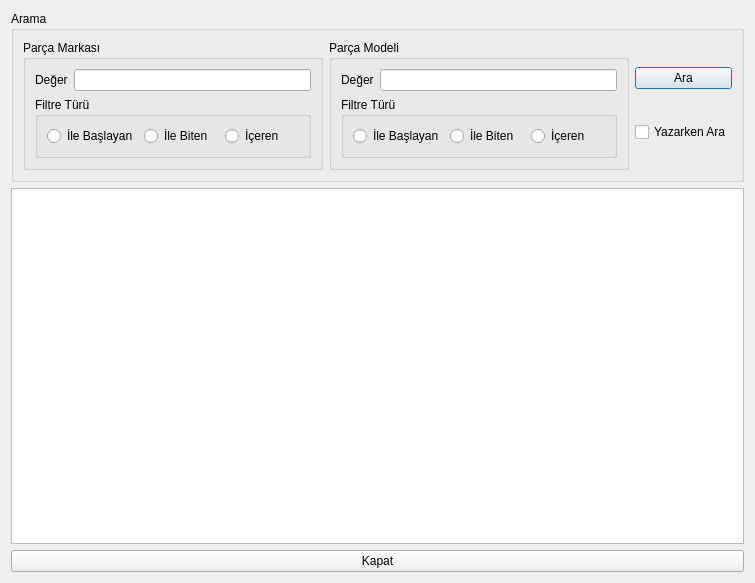
<?xml version="1.0" encoding="UTF-8"?>
<ui version="4.0">
 <class>TKNIslemciListe</class>
 <widget class="QDialog" name="TKNIslemciListe">
  <property name="geometry">
   <rect>
    <x>0</x>
    <y>0</y>
    <width>755</width>
    <height>583</height>
   </rect>
  </property>
  <property name="windowTitle">
   <string>Dialog</string>
  </property>
  <layout class="QVBoxLayout" name="verticalLayout_4">
   <item>
    <widget class="QGroupBox" name="groupBox">
     <property name="title">
      <string>Arama</string>
     </property>
     <layout class="QHBoxLayout" name="horizontalLayout_7">
      <item>
       <widget class="QGroupBox" name="groupBox_2">
        <property name="title">
         <string>Parça Markası</string>
        </property>
        <layout class="QVBoxLayout" name="verticalLayout">
         <item>
          <layout class="QHBoxLayout" name="horizontalLayout_3">
           <item>
            <widget class="QLabel" name="label">
             <property name="text">
              <string>Değer</string>
             </property>
             <property name="buddy">
              <cstring>leParcaMarkaDegeri</cstring>
             </property>
            </widget>
           </item>
           <item>
            <widget class="QLineEdit" name="leParcaMarkaDegeri"/>
           </item>
          </layout>
         </item>
         <item>
          <widget class="QGroupBox" name="groupBox_3">
           <property name="title">
            <string>Filtre Türü</string>
           </property>
           <layout class="QHBoxLayout" name="horizontalLayout_2">
            <item>
             <layout class="QHBoxLayout" name="horizontalLayout">
              <item>
               <widget class="QRadioButton" name="rbParcaMarkaIleBaslayan">
                <property name="text">
                 <string>İle Başlayan</string>
                </property>
               </widget>
              </item>
              <item>
               <widget class="QRadioButton" name="rbParcaMarkaIleBiten">
                <property name="text">
                 <string>İle Biten</string>
                </property>
               </widget>
              </item>
              <item>
               <widget class="QRadioButton" name="rbParcaMarkaIceren">
                <property name="text">
                 <string>İçeren</string>
                </property>
               </widget>
              </item>
             </layout>
            </item>
           </layout>
          </widget>
         </item>
        </layout>
       </widget>
      </item>
      <item>
       <widget class="QGroupBox" name="groupBox_4">
        <property name="title">
         <string>Parça Modeli</string>
        </property>
        <layout class="QVBoxLayout" name="verticalLayout_2">
         <item>
          <layout class="QHBoxLayout" name="horizontalLayout_4">
           <item>
            <widget class="QLabel" name="label_2">
             <property name="text">
              <string>Değer</string>
             </property>
             <property name="buddy">
              <cstring>leParcaMarkaDegeri</cstring>
             </property>
            </widget>
           </item>
           <item>
            <widget class="QLineEdit" name="leParcaModelDegeri"/>
           </item>
          </layout>
         </item>
         <item>
          <widget class="QGroupBox" name="groupBox_5">
           <property name="title">
            <string>Filtre Türü</string>
           </property>
           <layout class="QHBoxLayout" name="horizontalLayout_5">
            <item>
             <layout class="QHBoxLayout" name="horizontalLayout_6">
              <item>
               <widget class="QRadioButton" name="rbParcaModelIleBaslayan">
                <property name="text">
                 <string>İle Başlayan</string>
                </property>
               </widget>
              </item>
              <item>
               <widget class="QRadioButton" name="rbParcaModelIleBiten">
                <property name="text">
                 <string>İle Biten</string>
                </property>
               </widget>
              </item>
              <item>
               <widget class="QRadioButton" name="rbParcaModelIceren">
                <property name="text">
                 <string>İçeren</string>
                </property>
               </widget>
              </item>
             </layout>
            </item>
           </layout>
          </widget>
         </item>
        </layout>
       </widget>
      </item>
      <item>
       <layout class="QVBoxLayout" name="verticalLayout_3">
        <item>
         <widget class="QPushButton" name="pushButton">
          <property name="text">
           <string>Ara</string>
          </property>
         </widget>
        </item>
        <item>
         <widget class="QCheckBox" name="cbYazarkenAra">
          <property name="text">
           <string>Yazarken Ara</string>
          </property>
         </widget>
        </item>
       </layout>
      </item>
     </layout>
    </widget>
   </item>
   <item>
    <widget class="QTableWidget" name="tableWidget"/>
   </item>
   <item>
    <widget class="QPushButton" name="pushButton_2">
     <property name="text">
      <string>Kapat</string>
     </property>
    </widget>
   </item>
  </layout>
 </widget>
 <resources/>
 <connections>
  <connection>
   <sender>cbYazarkenAra</sender>
   <signal>clicked(bool)</signal>
   <receiver>pushButton</receiver>
   <slot>setDisabled(bool)</slot>
   <hints>
    <hint type="sourcelabel">
     <x>670</x>
     <y>130</y>
    </hint>
    <hint type="destinationlabel">
     <x>658</x>
     <y>84</y>
    </hint>
   </hints>
  </connection>
  <connection>
   <sender>leParcaModelDegeri</sender>
   <signal>textChanged(QString)</signal>
   <receiver>TKNIslemciListe</receiver>
   <slot>Ara()</slot>
   <hints>
    <hint type="sourcelabel">
     <x>563</x>
     <y>74</y>
    </hint>
    <hint type="destinationlabel">
     <x>622</x>
     <y>185</y>
    </hint>
   </hints>
  </connection>
  <connection>
   <sender>leParcaMarkaDegeri</sender>
   <signal>textChanged(QString)</signal>
   <receiver>TKNIslemciListe</receiver>
   <slot>Ara()</slot>
   <hints>
    <hint type="sourcelabel">
     <x>294</x>
     <y>84</y>
    </hint>
    <hint type="destinationlabel">
     <x>320</x>
     <y>189</y>
    </hint>
   </hints>
  </connection>
  <connection>
   <sender>rbParcaMarkaIceren</sender>
   <signal>clicked()</signal>
   <receiver>TKNIslemciListe</receiver>
   <slot>Ara()</slot>
   <hints>
    <hint type="sourcelabel">
     <x>261</x>
     <y>135</y>
    </hint>
    <hint type="destinationlabel">
     <x>269</x>
     <y>190</y>
    </hint>
   </hints>
  </connection>
  <connection>
   <sender>rbParcaMarkaIleBiten</sender>
   <signal>clicked()</signal>
   <receiver>TKNIslemciListe</receiver>
   <slot>Ara()</slot>
   <hints>
    <hint type="sourcelabel">
     <x>186</x>
     <y>135</y>
    </hint>
    <hint type="destinationlabel">
     <x>209</x>
     <y>190</y>
    </hint>
   </hints>
  </connection>
  <connection>
   <sender>rbParcaMarkaIleBaslayan</sender>
   <signal>clicked()</signal>
   <receiver>TKNIslemciListe</receiver>
   <slot>Ara()</slot>
   <hints>
    <hint type="sourcelabel">
     <x>108</x>
     <y>142</y>
    </hint>
    <hint type="destinationlabel">
     <x>128</x>
     <y>190</y>
    </hint>
   </hints>
  </connection>
  <connection>
   <sender>rbParcaModelIceren</sender>
   <signal>clicked()</signal>
   <receiver>TKNIslemciListe</receiver>
   <slot>Ara()</slot>
   <hints>
    <hint type="sourcelabel">
     <x>547</x>
     <y>142</y>
    </hint>
    <hint type="destinationlabel">
     <x>579</x>
     <y>190</y>
    </hint>
   </hints>
  </connection>
  <connection>
   <sender>rbParcaModelIleBiten</sender>
   <signal>clicked()</signal>
   <receiver>TKNIslemciListe</receiver>
   <slot>Ara()</slot>
   <hints>
    <hint type="sourcelabel">
     <x>475</x>
     <y>136</y>
    </hint>
    <hint type="destinationlabel">
     <x>499</x>
     <y>189</y>
    </hint>
   </hints>
  </connection>
  <connection>
   <sender>rbParcaModelIleBaslayan</sender>
   <signal>clicked()</signal>
   <receiver>TKNIslemciListe</receiver>
   <slot>Ara()</slot>
   <hints>
    <hint type="sourcelabel">
     <x>388</x>
     <y>137</y>
    </hint>
    <hint type="destinationlabel">
     <x>420</x>
     <y>186</y>
    </hint>
   </hints>
  </connection>
  <connection>
   <sender>pushButton_2</sender>
   <signal>clicked()</signal>
   <receiver>TKNIslemciListe</receiver>
   <slot>accept()</slot>
   <hints>
    <hint type="sourcelabel">
     <x>664</x>
     <y>553</y>
    </hint>
    <hint type="destinationlabel">
     <x>746</x>
     <y>421</y>
    </hint>
   </hints>
  </connection>
 </connections>
 <slots>
  <slot>Ara()</slot>
 </slots>
</ui>
